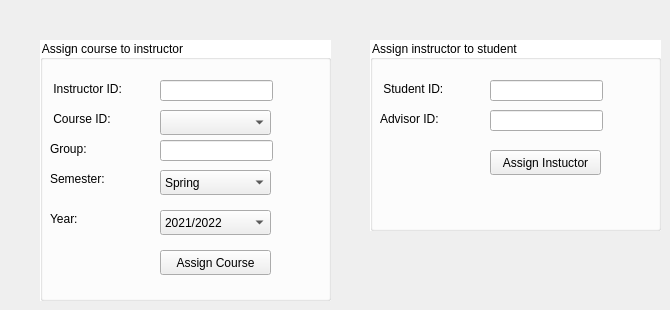
   <widget class="QWidget" name="assign">
    <attribute name="title">
     <string>Assign</string>
    </attribute>
    <widget class="QGroupBox" name="assigncourse">
     <property name="geometry">
      <rect>
       <x>40</x>
       <y>40</y>
       <width>291</width>
       <height>261</height>
      </rect>
     </property>
     <property name="palette">
      <palette>
       <active>
        <colorrole role="WindowText">
         <brush brushstyle="SolidPattern">
          <color alpha="255">
           <red>0</red>
           <green>0</green>
           <blue>0</blue>
          </color>
         </brush>
        </colorrole>
        <colorrole role="Button">
         <brush brushstyle="SolidPattern">
          <color alpha="255">
           <red>255</red>
           <green>255</green>
           <blue>255</blue>
          </color>
         </brush>
        </colorrole>
        <colorrole role="Base">
         <brush brushstyle="SolidPattern">
          <color alpha="255">
           <red>255</red>
           <green>255</green>
           <blue>255</blue>
          </color>
         </brush>
        </colorrole>
        <colorrole role="Window">
         <brush brushstyle="SolidPattern">
          <color alpha="255">
           <red>255</red>
           <green>255</green>
           <blue>255</blue>
          </color>
         </brush>
        </colorrole>
       </active>
       <inactive>
        <colorrole role="WindowText">
         <brush brushstyle="SolidPattern">
          <color alpha="255">
           <red>0</red>
           <green>0</green>
           <blue>0</blue>
          </color>
         </brush>
        </colorrole>
        <colorrole role="Button">
         <brush brushstyle="SolidPattern">
          <color alpha="255">
           <red>255</red>
           <green>255</green>
           <blue>255</blue>
          </color>
         </brush>
        </colorrole>
        <colorrole role="Base">
         <brush brushstyle="SolidPattern">
          <color alpha="255">
           <red>255</red>
           <green>255</green>
           <blue>255</blue>
          </color>
         </brush>
        </colorrole>
        <colorrole role="Window">
         <brush brushstyle="SolidPattern">
          <color alpha="255">
           <red>255</red>
           <green>255</green>
           <blue>255</blue>
          </color>
         </brush>
        </colorrole>
       </inactive>
       <disabled>
        <colorrole role="WindowText">
         <brush brushstyle="SolidPattern">
          <color alpha="96">
           <red>164</red>
           <green>166</green>
           <blue>168</blue>
          </color>
         </brush>
        </colorrole>
        <colorrole role="Button">
         <brush brushstyle="SolidPattern">
          <color alpha="255">
           <red>255</red>
           <green>255</green>
           <blue>255</blue>
          </color>
         </brush>
        </colorrole>
        <colorrole role="Base">
         <brush brushstyle="SolidPattern">
          <color alpha="255">
           <red>255</red>
           <green>255</green>
           <blue>255</blue>
          </color>
         </brush>
        </colorrole>
        <colorrole role="Window">
         <brush brushstyle="SolidPattern">
          <color alpha="255">
           <red>255</red>
           <green>255</green>
           <blue>255</blue>
          </color>
         </brush>
        </colorrole>
       </disabled>
      </palette>
     </property>
     <property name="styleSheet">
      <string notr="true">#newteacher{
	background-color: white
}

#newteacher .lineEdit{
	background-color: white
}

#assigncourse{
		background-color: white

}

</string>
     </property>
     <property name="title">
      <string>Assign course to instructor</string>
     </property>
     <widget class="QLabel" name="label_56">
      <property name="geometry">
       <rect>
        <x>10</x>
        <y>40</y>
        <width>101</width>
        <height>17</height>
       </rect>
      </property>
      <property name="palette">
       <palette>
        <active>
         <colorrole role="WindowText">
          <brush brushstyle="SolidPattern">
           <color alpha="255">
            <red>0</red>
            <green>0</green>
            <blue>0</blue>
           </color>
          </brush>
         </colorrole>
        </active>
        <inactive>
         <colorrole role="WindowText">
          <brush brushstyle="SolidPattern">
           <color alpha="255">
            <red>0</red>
            <green>0</green>
            <blue>0</blue>
           </color>
          </brush>
         </colorrole>
        </inactive>
        <disabled>
         <colorrole role="WindowText">
          <brush brushstyle="SolidPattern">
           <color alpha="96">
            <red>164</red>
            <green>166</green>
            <blue>168</blue>
           </color>
          </brush>
         </colorrole>
        </disabled>
       </palette>
      </property>
      <property name="text">
       <string> Instructor ID:</string>
      </property>
     </widget>
     <widget class="QLineEdit" name="instructor_id">
      <property name="geometry">
       <rect>
        <x>120</x>
        <y>40</y>
        <width>113</width>
        <height>21</height>
       </rect>
      </property>
      <property name="styleSheet">
       <string notr="true">#lineEdit{
	background-color: white;
}</string>
      </property>
     </widget>
     <widget class="QLabel" name="label_57">
      <property name="geometry">
       <rect>
        <x>10</x>
        <y>70</y>
        <width>101</width>
        <height>17</height>
       </rect>
      </property>
      <property name="palette">
       <palette>
        <active>
         <colorrole role="WindowText">
          <brush brushstyle="SolidPattern">
           <color alpha="255">
            <red>0</red>
            <green>0</green>
            <blue>0</blue>
           </color>
          </brush>
         </colorrole>
        </active>
        <inactive>
         <colorrole role="WindowText">
          <brush brushstyle="SolidPattern">
           <color alpha="255">
            <red>0</red>
            <green>0</green>
            <blue>0</blue>
           </color>
          </brush>
         </colorrole>
        </inactive>
        <disabled>
         <colorrole role="WindowText">
          <brush brushstyle="SolidPattern">
           <color alpha="96">
            <red>164</red>
            <green>166</green>
            <blue>168</blue>
           </color>
          </brush>
         </colorrole>
        </disabled>
       </palette>
      </property>
      <property name="text">
       <string> Course ID:</string>
      </property>
     </widget>
     <widget class="QLabel" name="label_60">
      <property name="geometry">
       <rect>
        <x>10</x>
        <y>100</y>
        <width>101</width>
        <height>17</height>
       </rect>
      </property>
      <property name="palette">
       <palette>
        <active>
         <colorrole role="WindowText">
          <brush brushstyle="SolidPattern">
           <color alpha="255">
            <red>0</red>
            <green>0</green>
            <blue>0</blue>
           </color>
          </brush>
         </colorrole>
        </active>
        <inactive>
         <colorrole role="WindowText">
          <brush brushstyle="SolidPattern">
           <color alpha="255">
            <red>0</red>
            <green>0</green>
            <blue>0</blue>
           </color>
          </brush>
         </colorrole>
        </inactive>
        <disabled>
         <colorrole role="WindowText">
          <brush brushstyle="SolidPattern">
           <color alpha="96">
            <red>164</red>
            <green>166</green>
            <blue>168</blue>
           </color>
          </brush>
         </colorrole>
        </disabled>
       </palette>
      </property>
      <property name="text">
       <string>Group:</string>
      </property>
     </widget>
     <widget class="QLabel" name="label_61">
      <property name="geometry">
       <rect>
        <x>10</x>
        <y>130</y>
        <width>101</width>
        <height>17</height>
       </rect>
      </property>
      <property name="palette">
       <palette>
        <active>
         <colorrole role="WindowText">
          <brush brushstyle="SolidPattern">
           <color alpha="255">
            <red>0</red>
            <green>0</green>
            <blue>0</blue>
           </color>
          </brush>
         </colorrole>
        </active>
        <inactive>
         <colorrole role="WindowText">
          <brush brushstyle="SolidPattern">
           <color alpha="255">
            <red>0</red>
            <green>0</green>
            <blue>0</blue>
           </color>
          </brush>
         </colorrole>
        </inactive>
        <disabled>
         <colorrole role="WindowText">
          <brush brushstyle="SolidPattern">
           <color alpha="96">
            <red>164</red>
            <green>166</green>
            <blue>168</blue>
           </color>
          </brush>
         </colorrole>
        </disabled>
       </palette>
      </property>
      <property name="text">
       <string>Semester:</string>
      </property>
     </widget>
     <widget class="QLabel" name="label_62">
      <property name="geometry">
       <rect>
        <x>10</x>
        <y>170</y>
        <width>101</width>
        <height>17</height>
       </rect>
      </property>
      <property name="palette">
       <palette>
        <active>
         <colorrole role="WindowText">
          <brush brushstyle="SolidPattern">
           <color alpha="255">
            <red>0</red>
            <green>0</green>
            <blue>0</blue>
           </color>
          </brush>
         </colorrole>
        </active>
        <inactive>
         <colorrole role="WindowText">
          <brush brushstyle="SolidPattern">
           <color alpha="255">
            <red>0</red>
            <green>0</green>
            <blue>0</blue>
           </color>
          </brush>
         </colorrole>
        </inactive>
        <disabled>
         <colorrole role="WindowText">
          <brush brushstyle="SolidPattern">
           <color alpha="96">
            <red>164</red>
            <green>166</green>
            <blue>168</blue>
           </color>
          </brush>
         </colorrole>
        </disabled>
       </palette>
      </property>
      <property name="text">
       <string>Year:</string>
      </property>
     </widget>
     <widget class="QPushButton" name="assignCourse">
      <property name="geometry">
       <rect>
        <x>120</x>
        <y>210</y>
        <width>111</width>
        <height>25</height>
       </rect>
      </property>
      <property name="text">
       <string>Assign Course</string>
      </property>
     </widget>
     <widget class="QLineEdit" name="lineEdit_39">
      <property name="geometry">
       <rect>
        <x>120</x>
        <y>100</y>
        <width>113</width>
        <height>21</height>
       </rect>
      </property>
      <property name="styleSheet">
       <string notr="true">#lineEdit{
	background-color: white;
}</string>
      </property>
     </widget>
     <widget class="QComboBox" name="comboBox_4">
      <property name="geometry">
       <rect>
        <x>120</x>
        <y>130</y>
        <width>111</width>
        <height>25</height>
       </rect>
      </property>
      <property name="styleSheet">
       <string notr="true"/>
      </property>
      <item>
       <property name="text">
        <string>Spring</string>
       </property>
      </item>
      <item>
       <property name="text">
        <string>Fall</string>
       </property>
      </item>
      <item>
       <property name="text">
        <string>Summer</string>
       </property>
      </item>
      <item>
       <property name="text">
        <string/>
       </property>
      </item>
     </widget>
     <widget class="QComboBox" name="comboBox_5">
      <property name="geometry">
       <rect>
        <x>120</x>
        <y>170</y>
        <width>111</width>
        <height>25</height>
       </rect>
      </property>
      <property name="styleSheet">
       <string notr="true"/>
      </property>
      <item>
       <property name="text">
        <string>2021/2022</string>
       </property>
      </item>
      <item>
       <property name="text">
        <string>2022/2023</string>
       </property>
      </item>
     </widget>
     <widget class="QComboBox" name="courses">
      <property name="geometry">
       <rect>
        <x>120</x>
        <y>70</y>
        <width>111</width>
        <height>25</height>
       </rect>
      </property>
      <property name="styleSheet">
       <string notr="true">#comboBox_4{
		background-color: white;
}</string>
      </property>
     </widget>
    </widget>
    <widget class="QGroupBox" name="assignInstructor">
     <property name="geometry">
      <rect>
       <x>370</x>
       <y>40</y>
       <width>291</width>
       <height>191</height>
      </rect>
     </property>
     <property name="palette">
      <palette>
       <active>
        <colorrole role="WindowText">
         <brush brushstyle="SolidPattern">
          <color alpha="255">
           <red>0</red>
           <green>0</green>
           <blue>0</blue>
          </color>
         </brush>
        </colorrole>
        <colorrole role="Button">
         <brush brushstyle="SolidPattern">
          <color alpha="255">
           <red>255</red>
           <green>255</green>
           <blue>255</blue>
          </color>
         </brush>
        </colorrole>
        <colorrole role="Base">
         <brush brushstyle="SolidPattern">
          <color alpha="255">
           <red>255</red>
           <green>255</green>
           <blue>255</blue>
          </color>
         </brush>
        </colorrole>
        <colorrole role="Window">
         <brush brushstyle="SolidPattern">
          <color alpha="255">
           <red>255</red>
           <green>255</green>
           <blue>255</blue>
          </color>
         </brush>
        </colorrole>
       </active>
       <inactive>
        <colorrole role="WindowText">
         <brush brushstyle="SolidPattern">
          <color alpha="255">
           <red>0</red>
           <green>0</green>
           <blue>0</blue>
          </color>
         </brush>
        </colorrole>
        <colorrole role="Button">
         <brush brushstyle="SolidPattern">
          <color alpha="255">
           <red>255</red>
           <green>255</green>
           <blue>255</blue>
          </color>
         </brush>
        </colorrole>
        <colorrole role="Base">
         <brush brushstyle="SolidPattern">
          <color alpha="255">
           <red>255</red>
           <green>255</green>
           <blue>255</blue>
          </color>
         </brush>
        </colorrole>
        <colorrole role="Window">
         <brush brushstyle="SolidPattern">
          <color alpha="255">
           <red>255</red>
           <green>255</green>
           <blue>255</blue>
          </color>
         </brush>
        </colorrole>
       </inactive>
       <disabled>
        <colorrole role="WindowText">
         <brush brushstyle="SolidPattern">
          <color alpha="96">
           <red>164</red>
           <green>166</green>
           <blue>168</blue>
          </color>
         </brush>
        </colorrole>
        <colorrole role="Button">
         <brush brushstyle="SolidPattern">
          <color alpha="255">
           <red>255</red>
           <green>255</green>
           <blue>255</blue>
          </color>
         </brush>
        </colorrole>
        <colorrole role="Base">
         <brush brushstyle="SolidPattern">
          <color alpha="255">
           <red>255</red>
           <green>255</green>
           <blue>255</blue>
          </color>
         </brush>
        </colorrole>
        <colorrole role="Window">
         <brush brushstyle="SolidPattern">
          <color alpha="255">
           <red>255</red>
           <green>255</green>
           <blue>255</blue>
          </color>
         </brush>
        </colorrole>
       </disabled>
      </palette>
     </property>
     <property name="styleSheet">
      <string notr="true">#newteacher{
	background-color: white
}

#newteacher .lineEdit{
	background-color: white
}

#assigncourse{
		background-color: white

}

#assignInstructor{
	background-color: white
}
</string>
     </property>
     <property name="title">
      <string>Assign instructor to student</string>
     </property>
     <widget class="QLabel" name="label_58">
      <property name="geometry">
       <rect>
        <x>10</x>
        <y>40</y>
        <width>101</width>
        <height>17</height>
       </rect>
      </property>
      <property name="palette">
       <palette>
        <active>
         <colorrole role="WindowText">
          <brush brushstyle="SolidPattern">
           <color alpha="255">
            <red>0</red>
            <green>0</green>
            <blue>0</blue>
           </color>
          </brush>
         </colorrole>
        </active>
        <inactive>
         <colorrole role="WindowText">
          <brush brushstyle="SolidPattern">
           <color alpha="255">
            <red>0</red>
            <green>0</green>
            <blue>0</blue>
           </color>
          </brush>
         </colorrole>
        </inactive>
        <disabled>
         <colorrole role="WindowText">
          <brush brushstyle="SolidPattern">
           <color alpha="96">
            <red>164</red>
            <green>166</green>
            <blue>168</blue>
           </color>
          </brush>
         </colorrole>
        </disabled>
       </palette>
      </property>
      <property name="text">
       <string> Student ID:</string>
      </property>
     </widget>
     <widget class="QLineEdit" name="studentID">
      <property name="geometry">
       <rect>
        <x>120</x>
        <y>40</y>
        <width>113</width>
        <height>21</height>
       </rect>
      </property>
      <property name="styleSheet">
       <string notr="true">#lineEdit{
	background-color: white;
}</string>
      </property>
     </widget>
     <widget class="QLabel" name="label_59">
      <property name="geometry">
       <rect>
        <x>10</x>
        <y>70</y>
        <width>101</width>
        <height>17</height>
       </rect>
      </property>
      <property name="palette">
       <palette>
        <active>
         <colorrole role="WindowText">
          <brush brushstyle="SolidPattern">
           <color alpha="255">
            <red>0</red>
            <green>0</green>
            <blue>0</blue>
           </color>
          </brush>
         </colorrole>
        </active>
        <inactive>
         <colorrole role="WindowText">
          <brush brushstyle="SolidPattern">
           <color alpha="255">
            <red>0</red>
            <green>0</green>
            <blue>0</blue>
           </color>
          </brush>
         </colorrole>
        </inactive>
        <disabled>
         <colorrole role="WindowText">
          <brush brushstyle="SolidPattern">
           <color alpha="96">
            <red>164</red>
            <green>166</green>
            <blue>168</blue>
           </color>
          </brush>
         </colorrole>
        </disabled>
       </palette>
      </property>
      <property name="text">
       <string>Advisor ID:</string>
      </property>
     </widget>
     <widget class="QLineEdit" name="lineEdit_38">
      <property name="geometry">
       <rect>
        <x>120</x>
        <y>70</y>
        <width>113</width>
        <height>21</height>
       </rect>
      </property>
      <property name="styleSheet">
       <string notr="true">#lineEdit{
	background-color: white;
}</string>
      </property>
     </widget>
     <widget class="QPushButton" name="assignInstructorButton">
      <property name="geometry">
       <rect>
        <x>120</x>
        <y>110</y>
        <width>111</width>
        <height>25</height>
       </rect>
      </property>
      <property name="text">
       <string>Assign Instuctor</string>
      </property>
     </widget>
    </widget>
   </widget>
